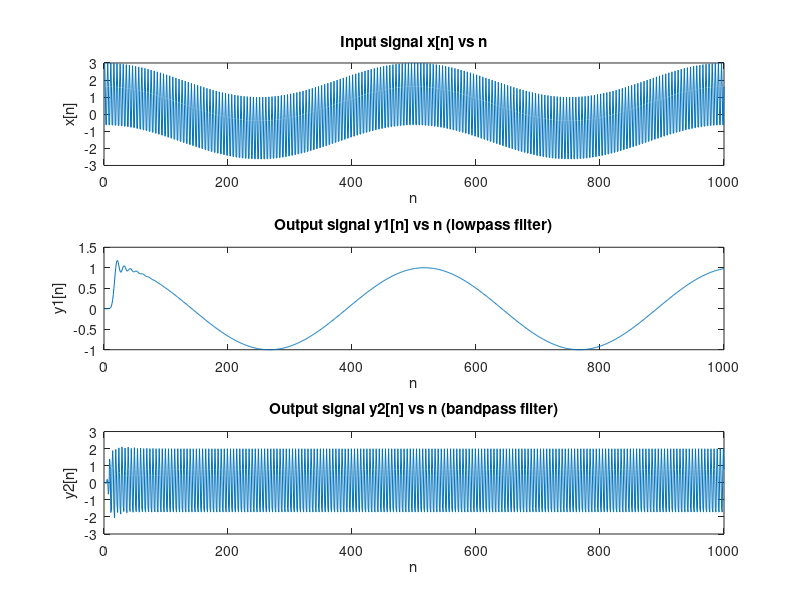

Write MATLAB code to recreate this figure.
% Define input signal
M = 1000;
n = 1:M;
Ts = 0.002;
f1 = 100;
x = cos(2*pi*(n-1)*Ts) + 2*cos(2*pi*f1*(n-1)*Ts);

% Design and apply Butterworth filters
[b1, a1] = butter(16, 0.2);
y1 = filter(b1, a1, x);
[b2, a2] = butter(16, [0.2, 0.8], 'bandpass');
y2 = filter(b2, a2, x);

% Plot input and output signals
figure
subplot(3, 1, 1), plot(n, x), xlabel('n'), ylabel('x[n]');
title('Input signal x[n] vs n')
subplot(3, 1, 2), plot(n, y1), xlabel('n'), ylabel('y1[n]');
title('Output signal y1[n] vs n (lowpass filter)')
subplot(3, 1, 3), plot(n, y2), xlabel('n'), ylabel('y2[n]');
title('Output signal y2[n] vs n (bandpass filter)')